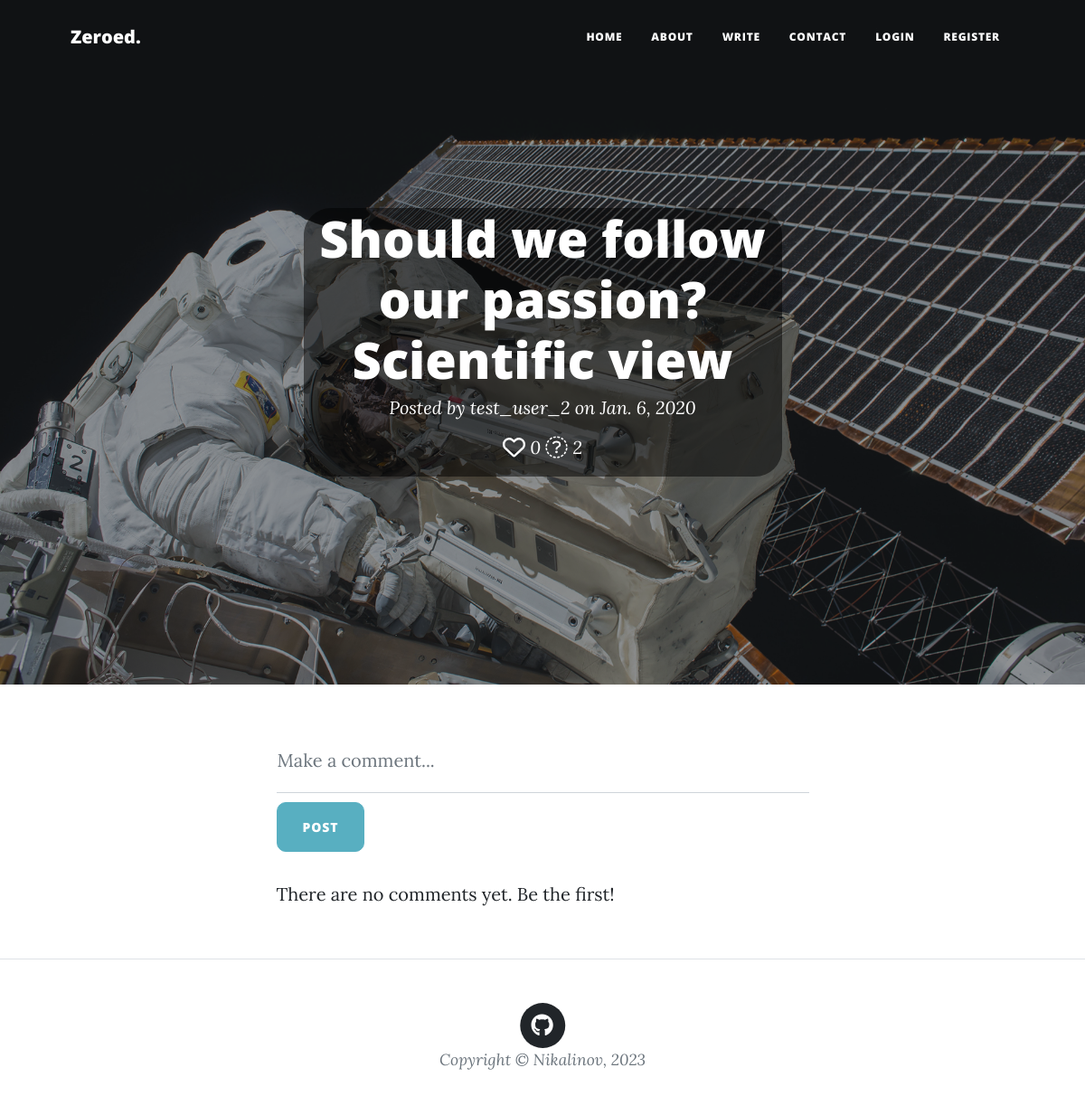
Page /feed/blog/7 on the committed database.
### feed/models.py (models this page shows, shortened)
class Blog(models.Model):
    title = models.CharField(max_length=200, null=True)
    author = models.ForeignKey(
        User,
        on_delete=models.RESTRICT,
        blank=True,
        null=True,
    )
    post_date = models.DateField(default=now)
    content_type = models.ManyToManyField(ContentType)
    language = models.ForeignKey(Language, on_delete=models.RESTRICT, null=True)
    content = QuillField()
    upvoters = models.ManyToManyField(User, related_name='upvoters')
    views = models.IntegerField(editable=False, default=0)
    class Meta:
        ordering = ['-post_date']
    def get_rating(self):
        return len(self.upvoters.all())

### feed/views.py (the view)
# urls.py: path('blog/<int:pk>', views.blog_view, name='blog'),
def blog_view(request, pk):
    blog = Blog.objects.get(pk=pk)
    blog.views += 1
    blog.save()
    context = {'blog': blog}
    return render(request, 'feed/blog.html', context=context)

### feed/templates/feed/blog.html (shortened to what this page needs)
{% extends 'base_generic.html' %}
{% load static %}
{% load bleach_tags %}
{% block header %}
  <header class="masthead" style="background-image: url('{% static 'feed/assets/img/post-bg.jpg' %}')">
    <div class="container position-relative px-4 px-lg-5">
      <div class="row gx-4 gx-lg-5 justify-content-center">
        <div class="col-md-10 col-lg-8 col-xl-7">
          <div class="site-heading">
            <div class="page-heading">
              <div class="post-heading">
                <div class="transbox">
                  <h1>{{ blog.title }}</h1>
                  <span class="meta">Posted by
                    <a href="{% url 'profile' blog.author.pk %}">{{ blog.author }}</a> on {{ blog.post_date }}
                  </span>
                  <span class="meta" style="padding: 20px 10px">
                    {% if user.is_authenticated %}
                        <a href="{% url 'rate' blog.pk %}">
                          {% if user in blog.upvoters.all %}
                            <i class="fa-solid fa-heart fa-lg" style="color: #ffffff;" title="likes"></i>
                          {% else %}
                            <i class="fa-regular fa-heart fa-lg" style="color: #ffffff;" title="likes"></i>
                          {% endif %}
                        </a>
                    {% else %}
                      <a href="{% url 'login' %}">
                        <i class="fa-regular fa-heart fa-lg" style="color: #ffffff;" title="likes"></i>
                      </a>
                    {% endif %} {{ blog.get_rating }}
                    <i class="fa-sharp fa-light fa-eye fa-lg" style="color: #ffffff;" title="views"></i> {{ blog.views }}
                  </span>
                </div>
              </div>
            </div>
          </div>
        </div>
      </div>
    </div>
  </header>
{% endblock %}
{% block content %}
    <article class="mb-4">
      <div class="container px-4 px-lg-5">
        <div class="row gx-4 gx-lg-5 justify-content-center">
          <div class="col-md-10 col-lg-8 col-xl-7">
            <form action="{% url 'comment-add' blog.pk %}" method="post">
              <div class="form-floating" id="comment-section" style="padding-bottom: 10px;">
                <input class="form-control" id="comment-write" name="text" type="text" placeholder="" value=""/>
                <label for="comment-write">Make a comment...</label>
              </div>
              <button class="btn btn-primary text-uppercase"
                      {% if not perms.feed.add_comment %} disabled {% endif %}
                      type="submit">Post</button>
            </form>
            {% if blog.comment_set.count %}
              {% for comment in blog.comment_set.all %}
                <div class="d-flex justify-content-between" {% if forloop.first %} style="padding-top: 20px;" {% endif %}>
                  <div class="p-2" id="comment-grid">
                    <div id="comment-pic">
                      <a href="{% url 'profile' comment.user.pk %}">
                        <img class="rounded-circle" src="{{ comment.user.userprofile.image.url }}" alt="img" width="55" height="55">
                      </a>
                    </div>
                    <div id="comment-user" class="badge bg-light">
                      <a href="{% url 'profile' comment.user.pk %}">
                        {{ comment.user.username }}
                      </a>
                    </div>
                    <div id="comment-date" class="badge bg-light">{{ comment.post_date }}</div>
                  </div>
                  {% if user == comment.user %}
                    <form id="comment_form" method="post" action="{% url 'comment-delete' blog.pk comment.pk %}">{% csrf_token %}</form>
                    <a class="p-2" onclick="document.getElementById('comment_form').submit();"><i class="fa-solid fa-trash-can"></i></a>
                  {% endif %}
                </div>
                <div id="comment-text">
                  {{ comment.text }}
                </div>
                {% if not forloop.last %}
                  <hr>
                {% endif %}
              {% endfor %}
            {% else %}
              <p>There are no comments yet. Be the first!</p>
            {% endif %}
          </div>
        </div>
      </div>
    </article>
{% endblock %}

### rows in the picture
Blog: title "Should we follow our passion? Scientific view", author "test_user_2", post_date "Jan. 6, 2020", get_rating "0", views "2"
